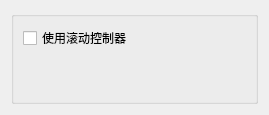
<?xml version="1.0" encoding="UTF-8"?>
<ui version="4.0">
 <class>Form</class>
 <widget class="QWidget" name="Form">
  <property name="geometry">
   <rect>
    <x>0</x>
    <y>0</y>
    <width>269</width>
    <height>115</height>
   </rect>
  </property>
  <property name="windowTitle">
   <string>表单</string>
  </property>
  <layout class="QGridLayout" name="gridLayout">
   <item row="0" column="0">
    <widget class="QGroupBox" name="groupBox">
     <property name="title">
      <string/>
     </property>
     <layout class="QGridLayout" name="gridLayout_2">
      <item row="0" column="0">
       <layout class="QVBoxLayout" name="verticalLayout_4">
        <item>
         <widget class="QCheckBox" name="useRollCtl_checkBox">
          <property name="text">
           <string>使用滚动控制器</string>
          </property>
         </widget>
        </item>
        <item>
         <spacer name="verticalSpacer">
          <property name="orientation">
           <enum>Qt::Vertical</enum>
          </property>
          <property name="sizeHint" stdset="0">
           <size>
            <width>20</width>
            <height>40</height>
           </size>
          </property>
         </spacer>
        </item>
       </layout>
      </item>
     </layout>
    </widget>
   </item>
  </layout>
 </widget>
 <resources/>
 <connections/>
</ui>
